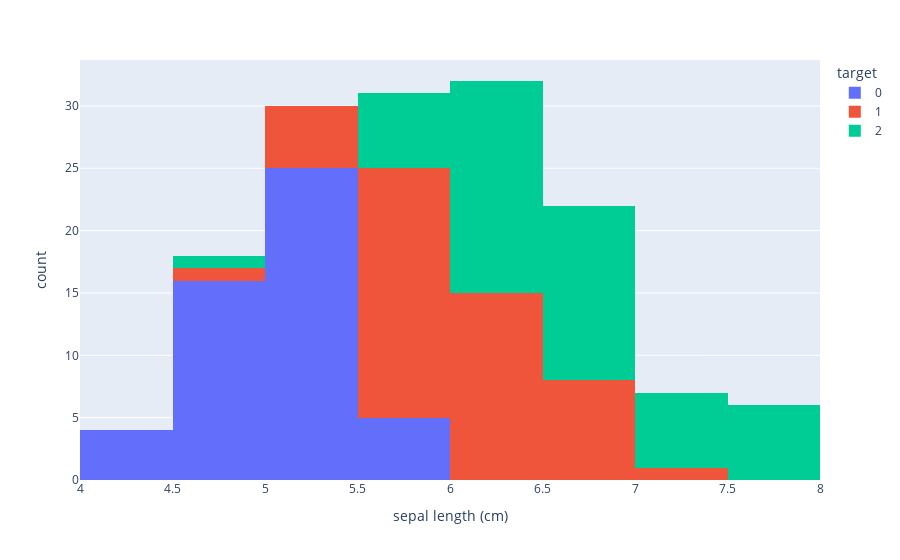

Notebook cell for this chart:
### Markdown cell above
### Посмотрим на `plotly.express`

### Code cell
px.histogram(data_frame=iris_df,x='sepal length (cm)',color='target')

### Figure 1 — Plotly figure (JSON) as saved in the notebook; plotly's stock layout.template omitted (floating-point values rounded to 4 significant figures)
{"data": [{"alignmentgroup": "True", "bingroup": "x", "hovertemplate": "target=0<br>sepal length (cm)=%{x}<br>count=%{y}<extra></extra>", "legendgroup": "0", "marker": {"color": "#636efa", "pattern": {"shape": ""}}, "name": "0", "offsetgroup": "0", "orientation": "v", "showlegend": true, "type": "histogram", "x": [5.1, 4.9, 4.7, 4.6, 5, 5.4, 4.6, 5, 4.4, 4.9, 5.4, 4.8, 4.8, 4.3, 5.8, 5.7, 5.4, 5.1, 5.7, 5.1, 5.4, 5.1, 4.6, 5.1, 4.8, 5, 5, 5.2, 5.2, 4.7, 4.8, 5.4, 5.2, 5.5, 4.9, 5, 5.5, 4.9, 4.4, 5.1, 5, 4.5, 4.4, 5, 5.1, 4.8, 5.1, 4.6, 5.3, 5], "xaxis": "x", "yaxis": "y"}, {"alignmentgroup": "True", "bingroup": "x", "hovertemplate": "target=1<br>sepal length (cm)=%{x}<br>count=%{y}<extra></extra>", "legendgroup": "1", "marker": {"color": "#EF553B", "pattern": {"shape": ""}}, "name": "1", "offsetgroup": "1", "orientation": "v", "showlegend": true, "type": "histogram", "x": [7, 6.4, 6.9, 5.5, 6.5, 5.7, 6.3, 4.9, 6.6, 5.2, 5, 5.9, 6, 6.1, 5.6, 6.7, 5.6, 5.8, 6.2, 5.6, 5.9, 6.1, 6.3, 6.1, 6.4, 6.6, 6.8, 6.7, 6, 5.7, 5.5, 5.5, 5.8, 6, 5.4, 6, 6.7, 6.3, 5.6, 5.5, 5.5, 6.1, 5.8, 5, 5.6, 5.7, 5.7, 6.2, 5.1, 5.7], "xaxis": "x", "yaxis": "y"}, {"alignmentgroup": "True", "bingroup": "x", "hovertemplate": "target=2<br>sepal length (cm)=%{x}<br>count=%{y}<extra></extra>", "legendgroup": "2", "marker": {"color": "#00cc96", "pattern": {"shape": ""}}, "name": "2", "offsetgroup": "2", "orientation": "v", "showlegend": true, "type": "histogram", "x": [6.3, 5.8, 7.1, 6.3, 6.5, 7.6, 4.9, 7.3, 6.7, 7.2, 6.5, 6.4, 6.8, 5.7, 5.8, 6.4, 6.5, 7.7, 7.7, 6, 6.9, 5.6, 7.7, 6.3, 6.7, 7.2, 6.2, 6.1, 6.4, 7.2, 7.4, 7.9, 6.4, 6.3, 6.1, 7.7, 6.3, 6.4, 6, 6.9, 6.7, 6.9, 5.8, 6.8, 6.7, 6.7, 6.3, 6.5, 6.2, 5.9], "xaxis": "x", "yaxis": "y"}], "layout": {"barmode": "relative", "legend": {"title": {"text": "target"}, "tracegroupgap": 0}, "margin": {"t": 60}, "xaxis": {"anchor": "y", "domain": [0, 1], "title": {"text": "sepal length (cm)"}}, "yaxis": {"anchor": "x", "domain": [0, 1], "title": {"text": "count"}}}}
